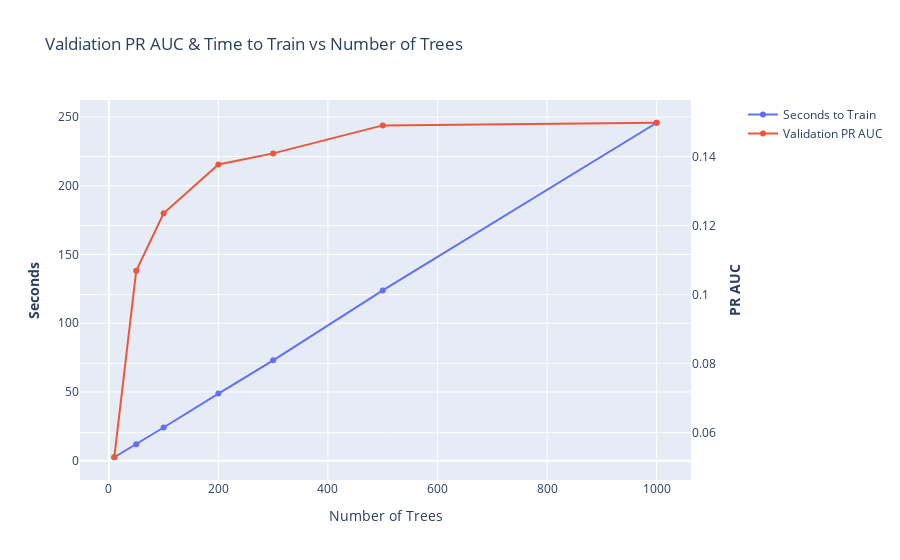

This figure's notebook cell:
### Code cell
# Create figure with secondary y-axis
fig = make_subplots(specs=[[{"secondary_y": True}]])
fig.add_trace(
    go.Scatter(x=num_trees, y=time_to_train, name="Seconds to Train"),
    secondary_y=False,
)
fig.add_trace(
    go.Scatter(x=num_trees, y=pr_aucs, name="Validation PR AUC"),
    secondary_y=True,
)
fig.update_layout(
    title_text="Valdiation PR AUC & Time to Train vs Number of Trees"
)
fig.update_xaxes(title_text="Number of Trees")
fig.update_yaxes(title_text="<b>Seconds</b>", secondary_y=False)
fig.update_yaxes(title_text="<b>PR AUC</b>", secondary_y=True)

fig.show()

### Figure 1 — Plotly figure (JSON) as saved in the notebook; plotly's stock layout.template omitted (floating-point values rounded to 4 significant figures)
{"data": [{"name": "Seconds to Train", "type": "scatter", "x": [10, 50, 100, 200, 300, 500, 1000], "xaxis": "x", "y": [2.458, 12.0, 24.11, 48.81, 72.97, 123.8, 245.8], "yaxis": "y"}, {"name": "Validation PR AUC", "type": "scatter", "x": [10, 50, 100, 200, 300, 500, 1000], "xaxis": "x", "y": [0.05291, 0.1069, 0.1236, 0.1377, 0.1409, 0.149, 0.1498], "yaxis": "y2"}], "layout": {"title": {"text": "Valdiation PR AUC & Time to Train vs Number of Trees"}, "xaxis": {"anchor": "y", "domain": [0, 0.94], "title": {"text": "Number of Trees"}}, "yaxis": {"anchor": "x", "domain": [0, 1], "title": {"text": "<b>Seconds</b>"}}, "yaxis2": {"anchor": "x", "overlaying": "y", "side": "right", "title": {"text": "<b>PR AUC</b>"}}}}
